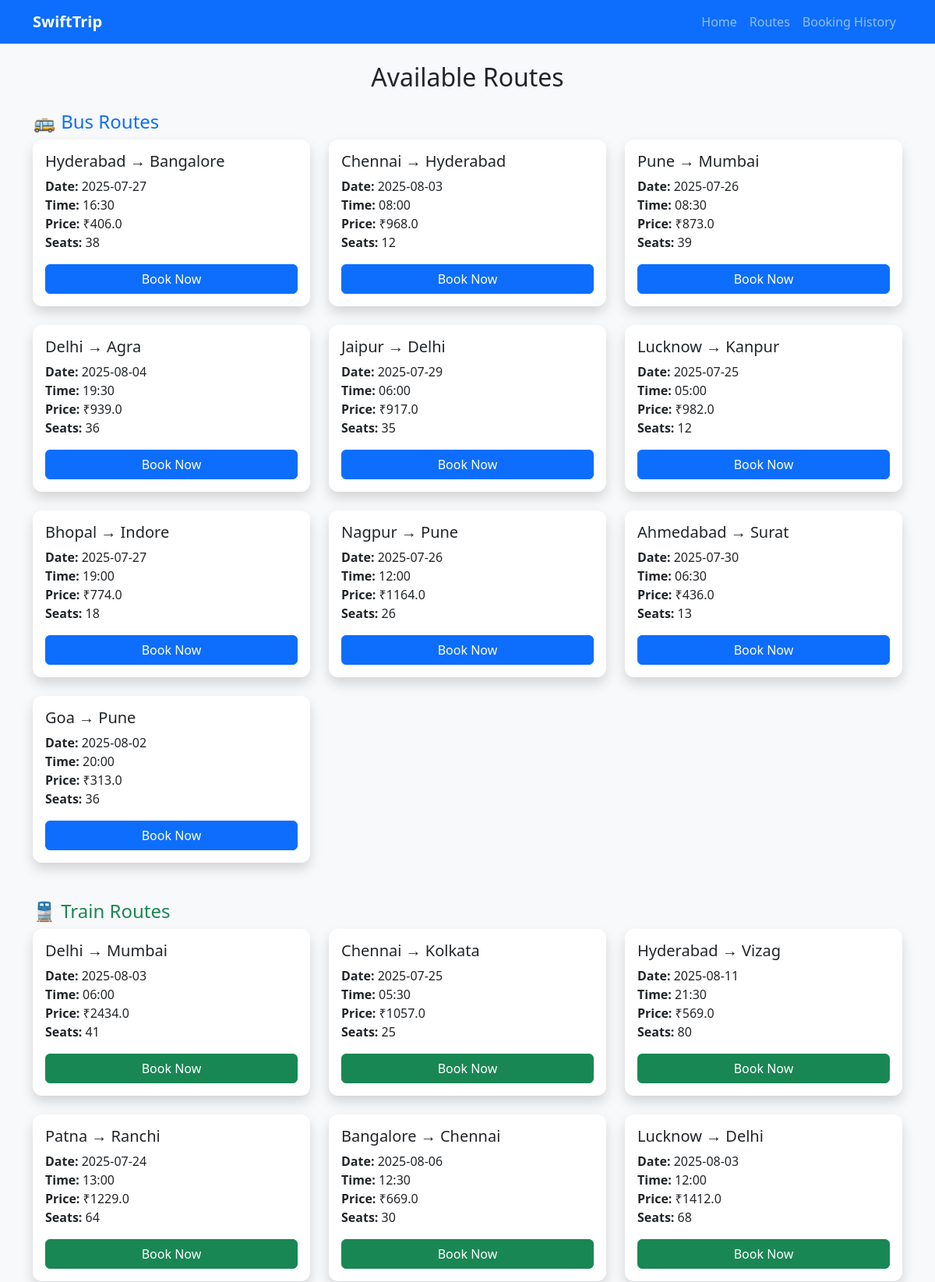
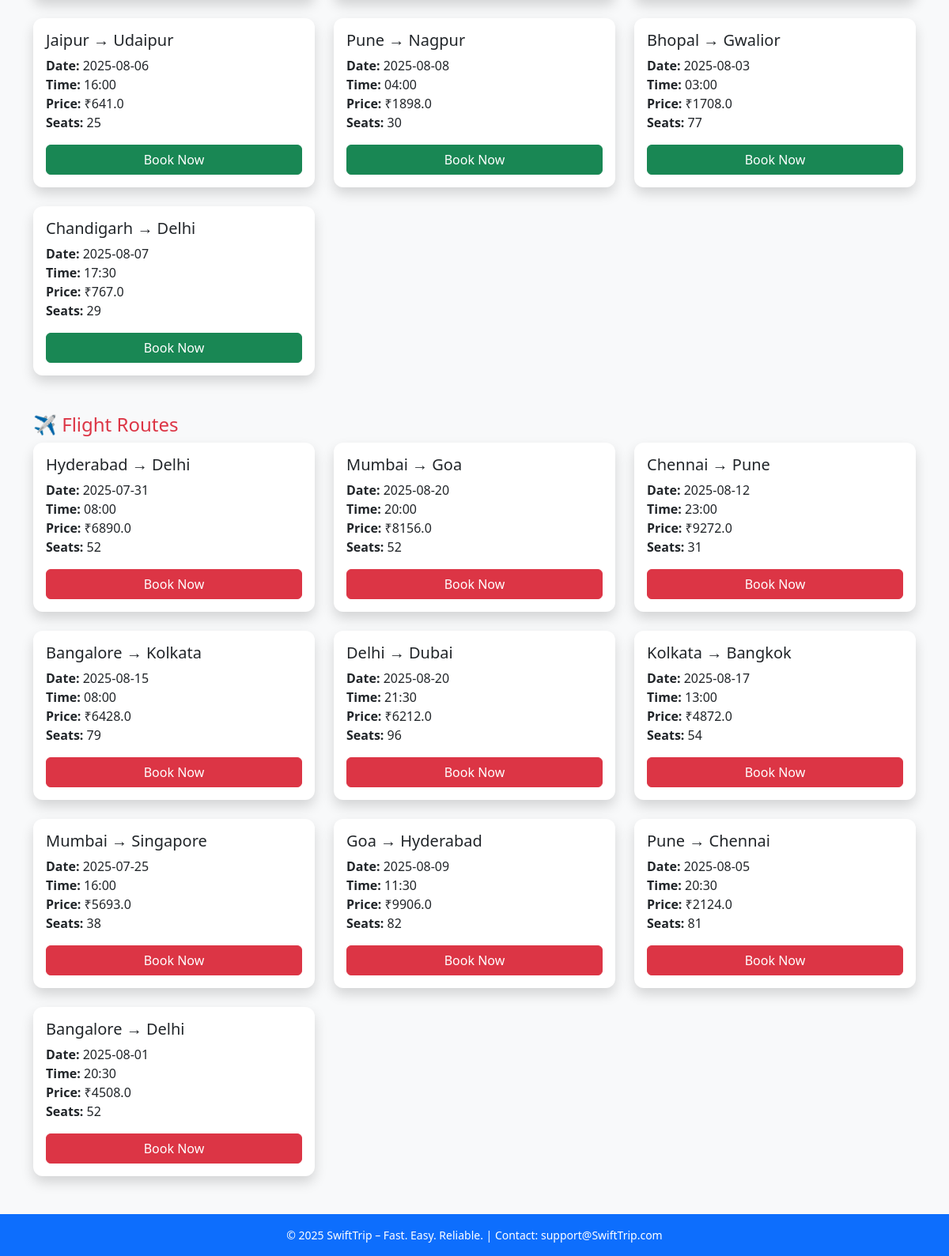
/routes, run on the app's committed database (2 pictures, top to bottom).
### tables this page shows
CREATE TABLE routes (
            id INTEGER PRIMARY KEY AUTOINCREMENT,
            mode TEXT NOT NULL,
            source TEXT NOT NULL,
            destination TEXT NOT NULL,
            date TEXT NOT NULL,
            time TEXT NOT NULL,
            price REAL NOT NULL,
            available_seats INTEGER NOT NULL
        );

### app.py (the view)
@app.route('/routes')
def show_routes():
    conn = get_db_connection()
    bus_routes = conn.execute("SELECT * FROM routes WHERE mode='bus'").fetchall()
    train_routes = conn.execute("SELECT * FROM routes WHERE mode='train'").fetchall()
    flight_routes = conn.execute("SELECT * FROM routes WHERE mode='flight'").fetchall()
    conn.close()
    return render_template("routes.html",
                           bus_routes=bus_routes,
                           train_routes=train_routes,
                           flight_routes=flight_routes)

### app.py (called while the page is built)
def get_db_connection():
    conn = sqlite3.connect(DB_FILE)
    conn.row_factory = sqlite3.Row
    return conn

### templates/routes.html
{% extends "base.html" %}
{% block content %}
<h2 class="text-center mb-4">Available Routes</h2>
<h4 class="mt-4 text-primary">🚌 Bus Routes</h4>
<div class="row">
    {% for route in bus_routes %}
    <div class="col-md-4 mb-4">
        <div class="card h-100 shadow">
            <div class="card-body">
                <h5 class="card-title">{{ route.source }} → {{ route.destination }}</h5>
                <p class="card-text">
                    <strong>Date:</strong> {{ route.date }} <br>
                    <strong>Time:</strong> {{ route.time }} <br>
                    <strong>Price:</strong> ₹{{ route.price }} <br>
                    <strong>Seats:</strong> {{ route.available_seats }}
                </p>
                <a href="/book/{{ route.id }}" class="btn btn-primary w-100">Book Now</a>
            </div>
        </div>
    </div>
    {% endfor %}
</div>
<h4 class="mt-4 text-success">🚆 Train Routes</h4>
<div class="row">
    {% for route in train_routes %}
    <div class="col-md-4 mb-4">
        <div class="card h-100 shadow">
            <div class="card-body">
                <h5 class="card-title">{{ route.source }} → {{ route.destination }}</h5>
                <p class="card-text">
                    <strong>Date:</strong> {{ route.date }} <br>
                    <strong>Time:</strong> {{ route.time }} <br>
                    <strong>Price:</strong> ₹{{ route.price }} <br>
                    <strong>Seats:</strong> {{ route.available_seats }}
                </p>
                <a href="/book/{{ route.id }}" class="btn btn-success w-100">Book Now</a>
            </div>
        </div>
    </div>
    {% endfor %}
</div>
<h4 class="mt-4 text-danger">✈️ Flight Routes</h4>
<div class="row">
    {% for route in flight_routes %}
    <div class="col-md-4 mb-4">
        <div class="card h-100 shadow">
            <div class="card-body">
                <h5 class="card-title">{{ route.source }} → {{ route.destination }}</h5>
                <p class="card-text">
                    <strong>Date:</strong> {{ route.date }} <br>
                    <strong>Time:</strong> {{ route.time }} <br>
                    <strong>Price:</strong> ₹{{ route.price }} <br>
                    <strong>Seats:</strong> {{ route.available_seats }}
                </p>
                <a href="/book/{{ route.id }}" class="btn btn-danger w-100">Book Now</a>
            </div>
        </div>
    </div>
    {% endfor %}
</div>
{% endblock %}

### templates/base.html (shortened to what this page needs)
<!DOCTYPE html>
<html lang="en">
<head>
    <link href="https://cdn.jsdelivr.net/npm/bootstrap@5.3.0/dist/css/bootstrap.min.css" rel="stylesheet">
    <link rel="stylesheet" href="{{ url_for('static', filename='css/style.css') }}">
</head>
<body class="d-flex flex-column min-vh-100">
    <nav class="navbar navbar-expand-lg navbar-dark bg-primary">
        <div class="container">
            <a class="navbar-brand fw-bold" href="/">SwiftTrip</a>
            <div class="collapse navbar-collapse" id="navbarNav">
                <ul class="navbar-nav ms-auto">
                    <li class="nav-item"><a class="nav-link" href="/">Home</a></li>
                    <li class="nav-item"><a class="nav-link" href="/routes">Routes</a></li>
                    <li class="nav-item"><a class="nav-link" href="/history">Booking History</a></li>
                </ul>
            </div>
        </div>
    </nav>
    <main class="container my-4 flex-grow-1">
        {% block content %}{% endblock %}
    </main>
    <footer class="bg-primary text-white text-center py-3 mt-auto">
        <p class="mb-0">© 2025 SwiftTrip – Fast. Easy. Reliable. | Contact: support@SwiftTrip.com</p>
    </footer>
</body>
</html>

### static/css/style.css (style rules this page uses)
body { background-color: #f8f9fa; font-family: 'Segoe UI', Tahoma, Geneva, Verdana, sans-serif; }
.card { border: none; border-radius: 12px; transition: transform 0.3s ease-in-out, box-shadow 0.3s ease-in-out; }
.btn { transition: background-color 0.3s ease, transform 0.2s ease-in-out; }
footer { font-size: 14px; }

### data on the page
routes: source "Hyderabad", destination "Bangalore", date "2025-07-27", time "16:30", price "406.0", available_seats "38"
routes: source "Chennai", destination "Hyderabad", date "2025-08-03", time "08:00", price "968.0", available_seats "12"
routes: source "Pune", destination "Mumbai", date "2025-07-26", time "08:30", price "873.0", available_seats "39"
routes: source "Delhi", destination "Agra", date "2025-08-04", time "19:30", price "939.0", available_seats "36"
routes: source "Jaipur", destination "Delhi", date "2025-07-29", time "06:00", price "917.0", available_seats "35"
routes: source "Lucknow", destination "Kanpur", date "2025-07-25", time "05:00", price "982.0", available_seats "12"
routes: source "Bhopal", destination "Indore", date "2025-07-27", time "19:00", price "774.0", available_seats "18"
routes: source "Nagpur", destination "Pune", date "2025-07-26", time "12:00", price "1164.0", available_seats "26"
routes: source "Ahmedabad", destination "Surat", date "2025-07-30", time "06:30", price "436.0", available_seats "13"
routes: source "Goa", destination "Pune", date "2025-08-02", time "20:00", price "313.0", available_seats "36"
routes: source "Delhi", destination "Mumbai", date "2025-08-03", time "06:00", price "2434.0", available_seats "41"
routes: source "Chennai", destination "Kolkata", date "2025-07-25", time "05:30", price "1057.0", available_seats "25"
routes: source "Hyderabad", destination "Vizag", date "2025-08-11", time "21:30", price "569.0", available_seats "80"
routes: source "Patna", destination "Ranchi", date "2025-07-24", time "13:00", price "1229.0", available_seats "64"
routes: source "Bangalore", destination "Chennai", date "2025-08-06", time "12:30", price "669.0", available_seats "30"
routes: source "Lucknow", destination "Delhi", date "2025-08-03", time "12:00", price "1412.0", available_seats "68"
routes: source "Jaipur", destination "Udaipur", date "2025-08-06", time "16:00", price "641.0", available_seats "25"
routes: source "Pune", destination "Nagpur", date "2025-08-08", time "04:00", price "1898.0", available_seats "30"
routes: source "Bhopal", destination "Gwalior", date "2025-08-03", time "03:00", price "1708.0", available_seats "77"
routes: source "Chandigarh", destination "Delhi", date "2025-08-07", time "17:30", price "767.0", available_seats "29"
routes: source "Hyderabad", destination "Delhi", date "2025-07-31", time "08:00", price "6890.0", available_seats "52"
routes: source "Mumbai", destination "Goa", date "2025-08-20", time "20:00", price "8156.0", available_seats "52"
routes: source "Chennai", destination "Pune", date "2025-08-12", time "23:00", price "9272.0", available_seats "31"
routes: source "Bangalore", destination "Kolkata", date "2025-08-15", time "08:00", price "6428.0", available_seats "79"
routes: source "Delhi", destination "Dubai", date "2025-08-20", time "21:30", price "6212.0", available_seats "96"
routes: source "Kolkata", destination "Bangkok", date "2025-08-17", time "13:00", price "4872.0", available_seats "54"
routes: source "Mumbai", destination "Singapore", date "2025-07-25", time "16:00", price "5693.0", available_seats "38"
routes: source "Goa", destination "Hyderabad", date "2025-08-09", time "11:30", price "9906.0", available_seats "82"
routes: source "Pune", destination "Chennai", date "2025-08-05", time "20:30", price "2124.0", available_seats "81"
routes: source "Bangalore", destination "Delhi", date "2025-08-01", time "20:30", price "4508.0", available_seats "52"
